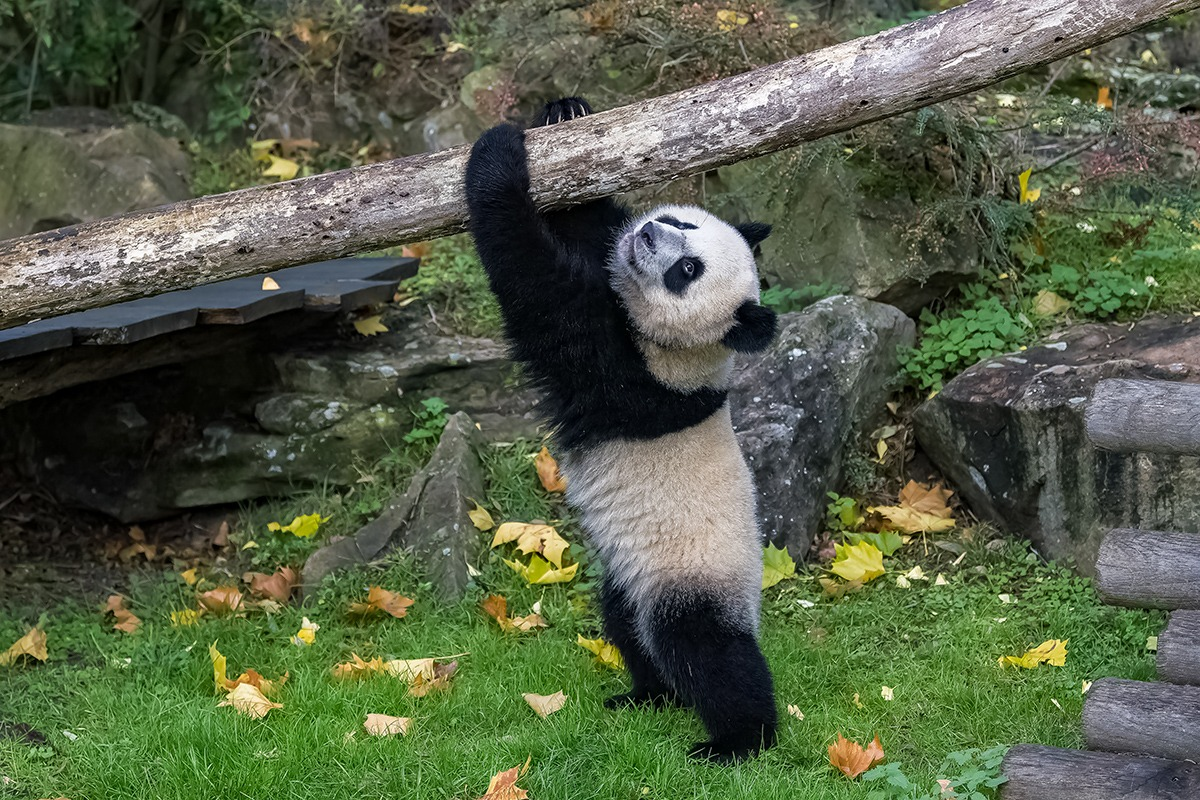
#> input picture Assignment 2/input_image.jpeg, 1200 x 800 px
$ python prewitt_edge_detection.py
#> lines starting #> are read from the running program, lines starting #| are printed output that depends on the picture
from PIL import Image
import numpy as np


def detect_edges_with_prewitt(input_image):
#> called with input_image = 'input_image.jpeg'
    img = Image.open(input_image)
#> img is the input picture: PIL image 1200x800 RGB; mean R, G, B 84.9, 95.1, 71

    img_array = np.array(img)

    if len(img_array.shape) == 3:
        img_array = img_array.mean(axis=2).astype(np.uint8)
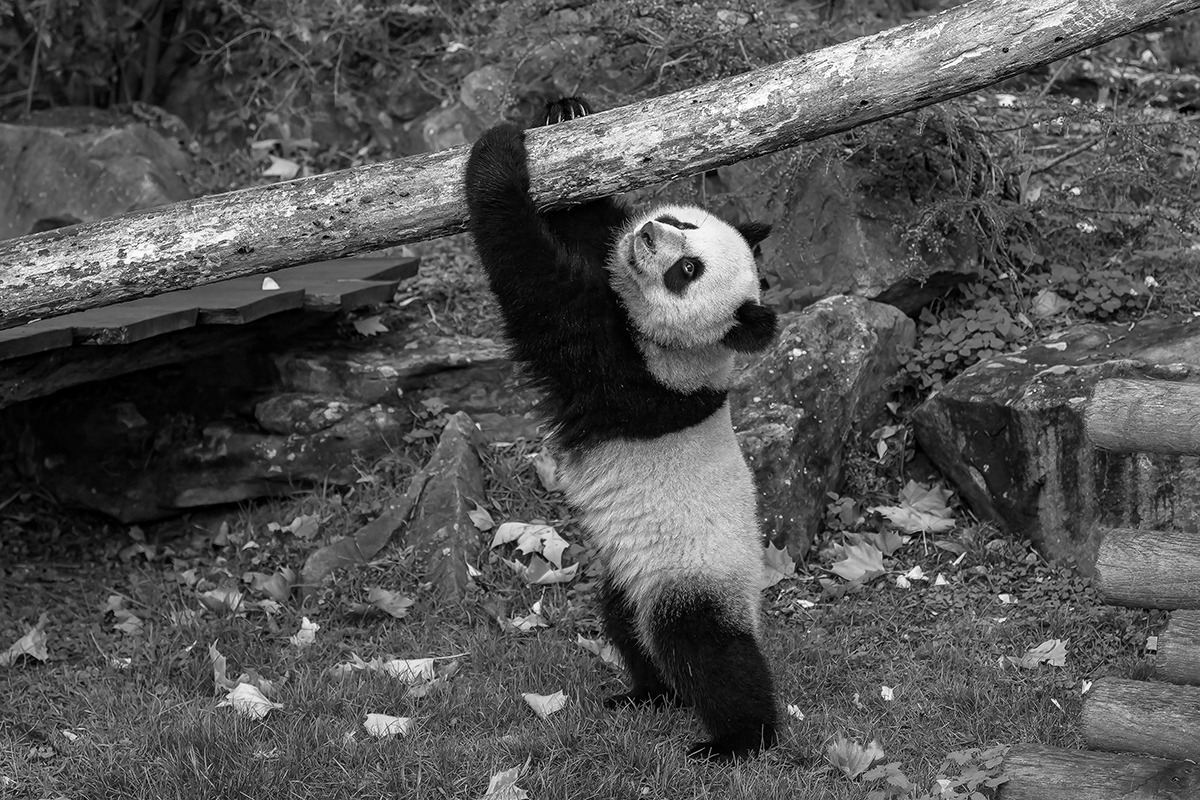
#> img_array: shape (800, 1200); min 0, max 255, mean 83.3

    x = np.array([[-1, 0, 1], [-1, 0, 1], [-1, 0, 1]])
    y = np.array([[-1, -1, -1], [0, 0, 0], [1, 1, 1]])

    edge_x = apply_kernel(img_array, x)
#> after the loop in apply_kernel, `for i in range(image_height - kernel_height + 1):`:
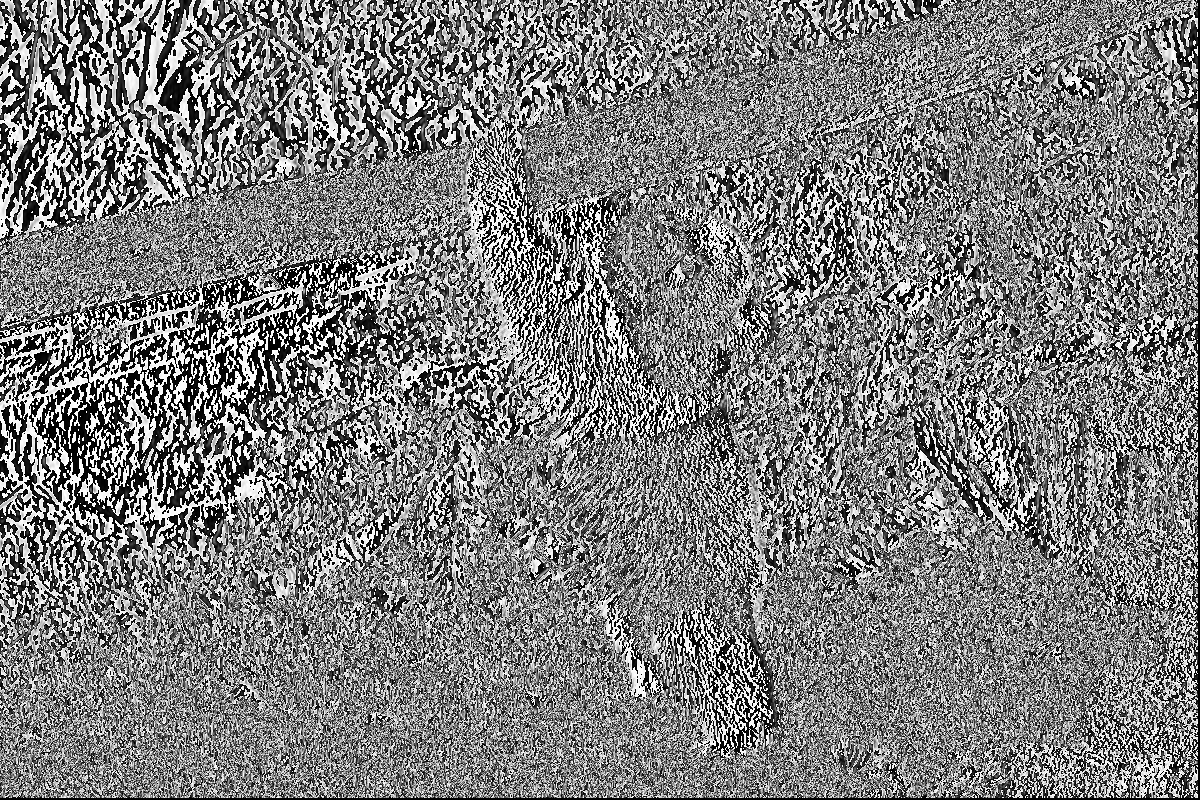
#> result: shape (800, 1200); min 0, max 255, mean 125.1
    edge_y = apply_kernel(img_array, y)
#> after the loop in apply_kernel (call 2), `for i in range(image_height - kernel_height + 1):`:
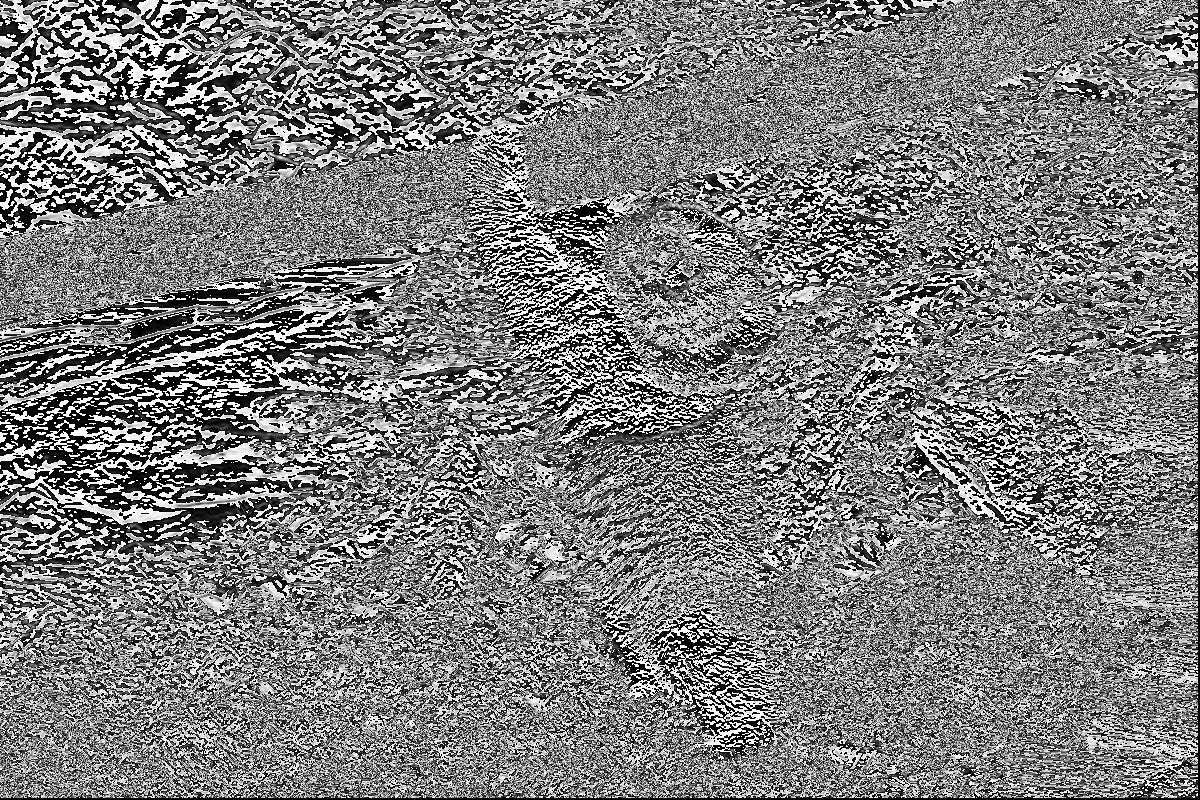
#> result: shape (800, 1200); min 0, max 255, mean 124.8

    gradient_magnitude = np.sqrt(edge_x**2 + edge_y**2)
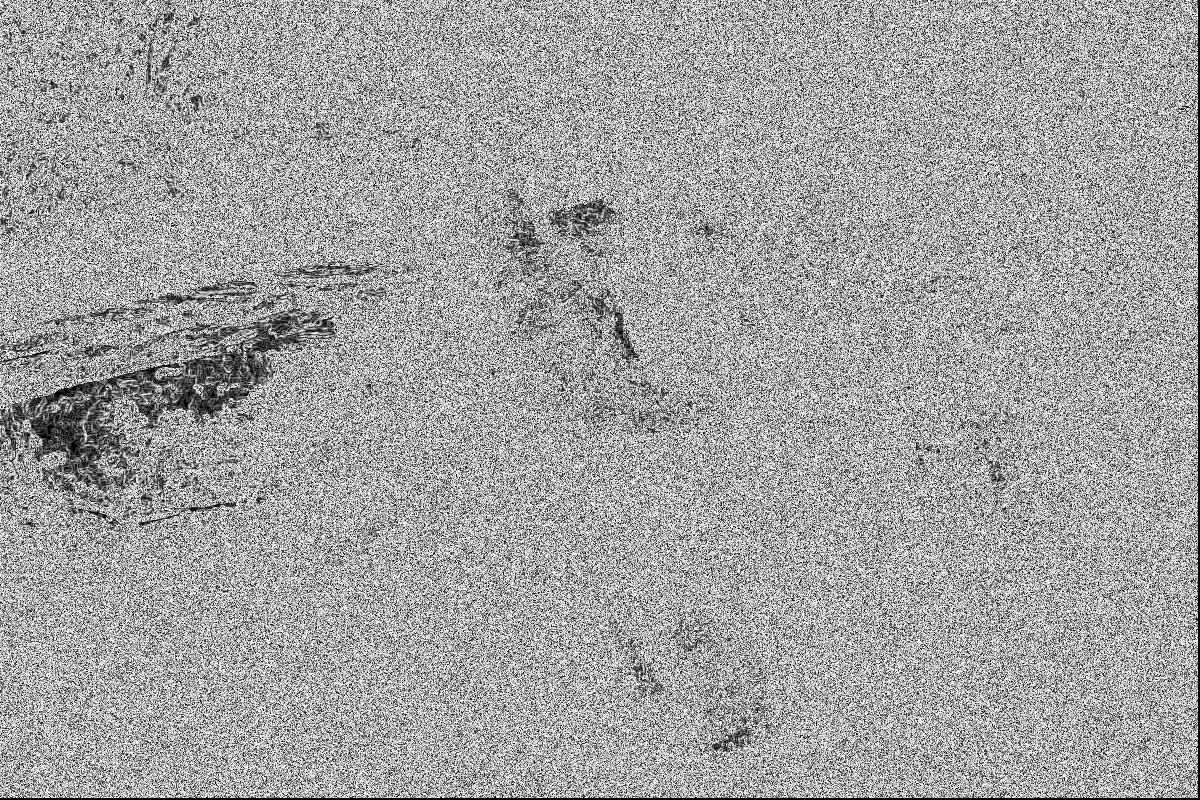
#> gradient_magnitude: shape (800, 1200) float16; min 0, max 15.91, mean 10.11; drawn with min black and max white

    gradient_magnitude = (gradient_magnitude /
                          gradient_magnitude.max() * 255).astype(np.uint8)

    edge_image = Image.fromarray(gradient_magnitude)

    return edge_image


def apply_kernel(input_image, kernel):
    image_height, image_width = input_image.shape
    kernel_height, kernel_width = kernel.shape
    result = np.zeros_like(input_image)

    for i in range(image_height - kernel_height + 1):
        for j in range(image_width - kernel_width + 1):
            image_patch = input_image[i:i+kernel_height, j:j+kernel_width]
            result[i, j] = np.sum(image_patch * kernel)

    return result


def save_image(input_image, output_path):
    input_image.save(output_path)


if __name__ == "__main__":
    input_image_path = "input_image.jpeg"  # Provide the path to your input image
    # Provide the desired output path
    output_image_path = "prewit_edge_detection.jpeg"

    try:
        edge_image = detect_edges_with_prewitt(input_image_path)
        save_image(edge_image, output_image_path)
        print("The process is successfully completed! Prewitt edge detection completed and saved to", output_image_path)
    except Exception as e:
        print("An error occurred:", str(e))
